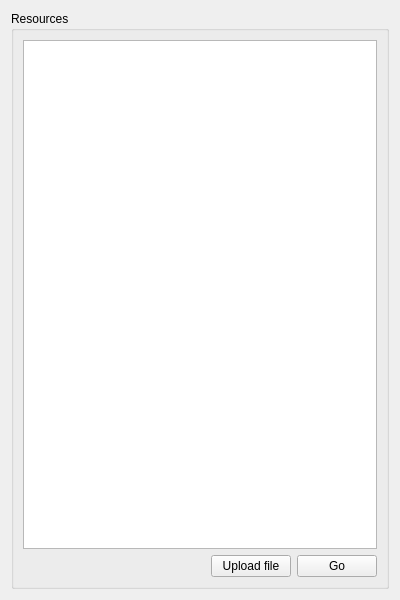
<?xml version="1.0" encoding="UTF-8"?>
<ui version="4.0">
 <class>DatabaseInfo</class>
 <widget class="QWidget" name="DatabaseInfo">
  <property name="geometry">
   <rect>
    <x>0</x>
    <y>0</y>
    <width>400</width>
    <height>600</height>
   </rect>
  </property>
  <property name="sizePolicy">
   <sizepolicy hsizetype="Preferred" vsizetype="Expanding">
    <horstretch>0</horstretch>
    <verstretch>0</verstretch>
   </sizepolicy>
  </property>
  <property name="windowTitle">
   <string>Database</string>
  </property>
  <property name="autoFillBackground">
   <bool>true</bool>
  </property>
  <layout class="QVBoxLayout" name="verticalLayout_2">
   <item>
    <widget class="QGroupBox" name="groupBox">
     <property name="title">
      <string>Resources</string>
     </property>
     <layout class="QVBoxLayout" name="verticalLayout">
      <item>
       <widget class="QListView" name="resourcesListView"/>
      </item>
      <item>
       <layout class="QHBoxLayout" name="horizontalLayout">
        <item>
         <spacer name="horizontalSpacer">
          <property name="orientation">
           <enum>Qt::Horizontal</enum>
          </property>
          <property name="sizeHint" stdset="0">
           <size>
            <width>40</width>
            <height>20</height>
           </size>
          </property>
         </spacer>
        </item>
        <item>
         <widget class="QPushButton" name="newButton">
          <property name="text">
           <string>Upload file</string>
          </property>
         </widget>
        </item>
        <item>
         <widget class="QPushButton" name="goButton">
          <property name="text">
           <string>Go</string>
          </property>
         </widget>
        </item>
       </layout>
      </item>
     </layout>
     <zorder>goButton</zorder>
     <zorder>newButton</zorder>
     <zorder>resourcesListView</zorder>
     <zorder>horizontalSpacer</zorder>
    </widget>
   </item>
  </layout>
 </widget>
 <resources/>
 <connections/>
</ui>
